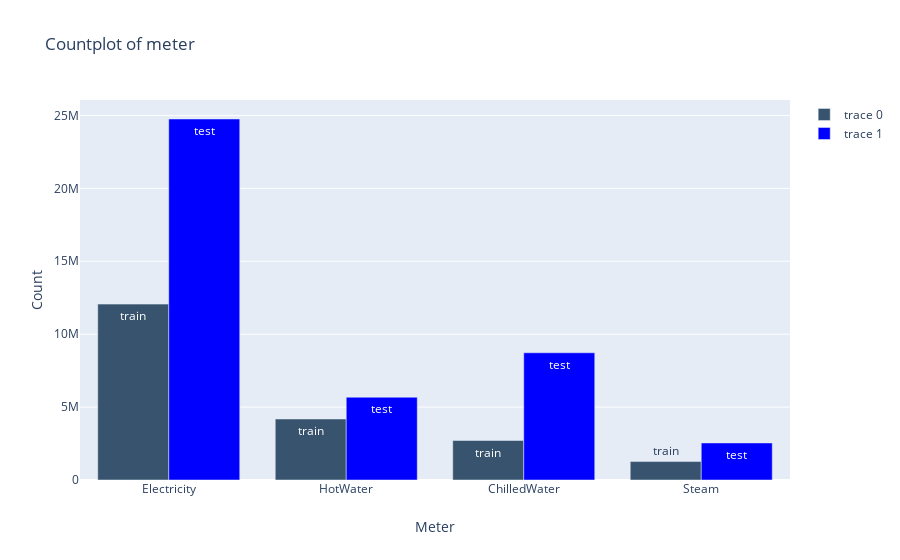

Source (notebook cell):
### Code cell
trace1 = go.Bar(x=train['meter'].unique(),y=train['meter'].value_counts().values,marker=dict(color="rgb(55, 83, 109)"),text='train')
trace2 = go.Bar(x=test['meter'].unique(),y=test['meter'].value_counts().values,marker=dict(color="blue"),text='test')
data=[trace1,trace2]
layout = go.Layout(title='Countplot of meter',xaxis=dict(title='Meter'),yaxis=dict(title='Count'),hovermode='closest')
figure = go.Figure(data=data,layout=layout)
iplot(figure)

### Figure 1 — Plotly figure (JSON) as saved in the notebook; plotly's stock layout.template omitted (floating-point values rounded to 4 significant figures)
{"data": [{"marker": {"color": "rgb(55, 83, 109)"}, "text": "train", "type": "bar", "x": ["Electricity", "HotWater", "ChilledWater", "Steam"], "y": [12060910, 4182440, 2708713, 1264037]}, {"marker": {"color": "blue"}, "text": "test", "type": "bar", "x": ["Electricity", "ChilledWater", "HotWater", "Steam"], "y": [24755760, 8724960, 5676480, 2540400]}], "layout": {"hovermode": "closest", "title": {"text": "Countplot of meter"}, "xaxis": {"title": {"text": "Meter"}}, "yaxis": {"title": {"text": "Count"}}}}
